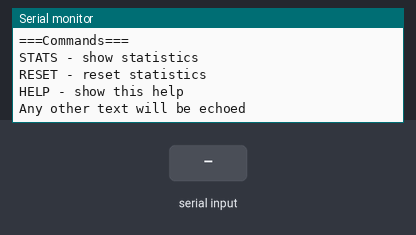
The program below on a simulated ESP32. Parts: the last lines printed to the serial monitor. The test bench sets the inputs (shaded band).

Above: at 1.2 s.
1.3 s: "1\n" received over Serial
At 2.1 s:
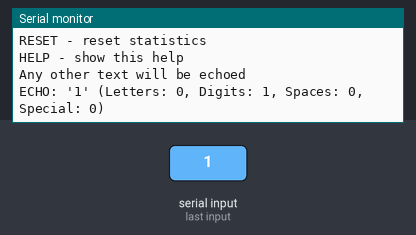
2.8 s: "0\n" received over Serial
At 3.3 s:
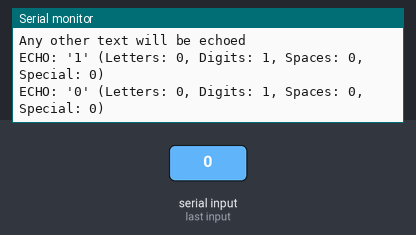
4.3 s: "2\n" received over Serial
At 5.6 s:
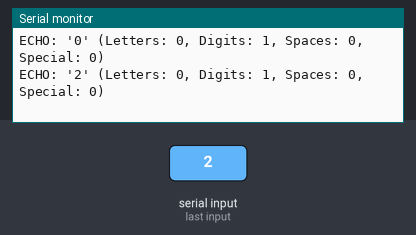

The program:

main.cpp
```cpp
// Author: Anthony Yalong
// Description: An ESP32 serial tool that echoes user input and provides
//              commands (STATS, RESET, HELP) to track usage statistics.

#include <Arduino.h>
#include <string.h>

#define BAUDRATE 115200
#define INPUT_BUFFER_SIZE 64

const char ECHO_PREFIX[] = "ECHO: ";

// Serial commands
typedef enum {
    ECHO_CMD_STATS,
    ECHO_CMD_RESET,
    ECHO_CMD_HELP,
    ECHO_CMD_NONE,
} echo_cmd_t;

// Statistics manager
typedef struct {
    unsigned long total_messages;
    unsigned long total_char;
    unsigned long total_bytes;
    unsigned long start_time;
} echo_stats_t;
echo_stats_t echo_stats_manager;

// Input buffer
static char serial_buffer[INPUT_BUFFER_SIZE];

// Function prototypes
void init_echo_stats(echo_stats_t *stats);
echo_cmd_t process_input(const char *in);
void echo_basic(const char *in);
void echo_stats(echo_stats_t *stats);
void echo_reset(echo_stats_t *stats);
void echo_help(void);
void update_stats(echo_stats_t *stats, const char *in);

void setup() {
    init_echo_stats(&echo_stats_manager);

    Serial.begin(BAUDRATE);
    while (!Serial) delay(10);

    Serial.println("===Echo Tool===");
    echo_help();
}

void loop() {
    // Check if any serial data is available
    if (Serial.available() > 0) {
        // Read until newline or buffer full
        size_t len = Serial.readBytesUntil('\n', serial_buffer, INPUT_BUFFER_SIZE - 1);
        serial_buffer[len] = '\0';

        // Trim
        while (len > 0 && (serial_buffer[len-1] == '\r' || serial_buffer[len-1] == ' ')) {
            serial_buffer[--len] = '\0';
        }

        if (len > 0) {
            // Determine command
            echo_cmd_t serial_cmd = process_input(serial_buffer);

            switch (serial_cmd) {
                case ECHO_CMD_NONE:
                    echo_basic(serial_buffer);
                    update_stats(&echo_stats_manager, serial_buffer);
                    break;
                case ECHO_CMD_STATS:
                    echo_stats(&echo_stats_manager);
                    break;
                case ECHO_CMD_RESET:
                    echo_reset(&echo_stats_manager);
                    break;
                case ECHO_CMD_HELP:
                    echo_help();
                    break;
            }
        }
    }
}

void init_echo_stats(echo_stats_t *stats) {
    stats->total_messages = 0;
    stats->total_char = 0;
    stats->total_bytes = 0;
    stats->start_time = millis();
}

echo_cmd_t process_input(const char *in) {
    if (strcasecmp(in, "STATS") == 0) return ECHO_CMD_STATS;
    else if (strcasecmp(in, "RESET") == 0) return ECHO_CMD_RESET;
    else if (strcasecmp(in, "HELP") == 0) return ECHO_CMD_HELP;
    else return ECHO_CMD_NONE;
}

void echo_basic(const char *in) {
    int letters = 0, digits = 0, spaces = 0, special = 0;
    size_t len = strlen(in);

    for (size_t i = 0; i < len; i++) {
        char cur = in[i];
        if (isAlpha(cur)) letters++;
        else if (isDigit(cur)) digits++;
        else if (isSpace(cur)) spaces++;
        else special++;
    }

    Serial.printf(
        "%s'%s' (Letters: %d, Digits: %d, Spaces: %d, Special: %d)\n",
        ECHO_PREFIX, in, letters, digits, spaces, special
    );
}

void echo_stats(echo_stats_t *stats) {
    unsigned long runtime = millis() - stats->start_time;
    Serial.println("===Statistics===");
    Serial.printf("Total Messages: %lu\n", stats->total_messages);
    Serial.printf("Runtime: %0.2f\n", runtime / 1000.0);
    Serial.printf("Total Bytes: %lu\n", stats->total_bytes);
    Serial.printf("Total Chars: %lu\n\n", stats->total_char);
}

void echo_reset(echo_stats_t *stats) {
    stats->start_time = millis();
    stats->total_bytes = 0;
    stats->total_char = 0;
    stats->total_messages = 0;

    Serial.println("===Reset===");
    Serial.println("Reset all statistics\n");
}

void echo_help(void) {
    Serial.println("===Commands===");
    Serial.println("STATS - show statistics");
    Serial.println("RESET - reset statistics");
    Serial.println("HELP - show this help");
    Serial.println("Any other text will be echoed\n");
}

void update_stats(echo_stats_t *stats, const char *in) {
    size_t len = strlen(in);

    stats->total_messages++;
    stats->total_char += len;
    stats->total_bytes += len + 1;  // +1 for newline
}
```

Measured:
- after the input at 1.3 s, the serial monitor: prints a new line at once (image 1)
- after the input at 2.8 s, the serial monitor: prints a new line at once (image 2)
- after the input at 4.3 s, the serial monitor: prints a new line at once (image 3)
